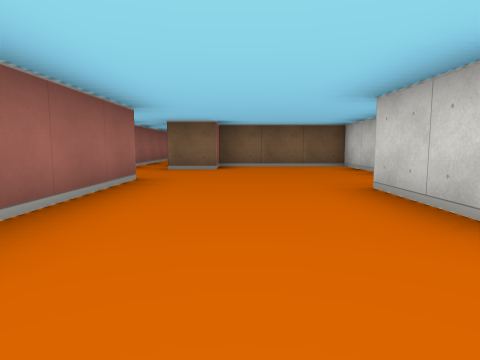
view 1 (above)

16 first-person views from a walk through a cub3D level. The camera is about half as high as the walls, tilts 6° down and sees 75° across. The floor is counted in squares. Each view is taken from the middle of a square. On the plan, view 1 faces up. The plan holds only what a view shows up to about 9 squares ahead; the rest is blank.

view 2
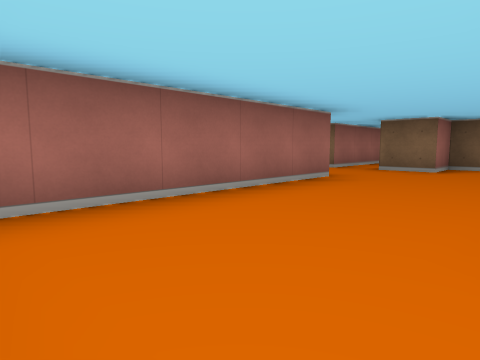

view 3
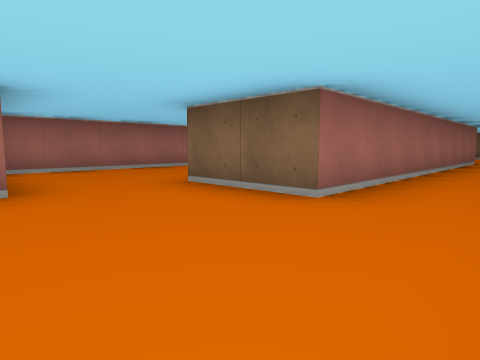

view 4
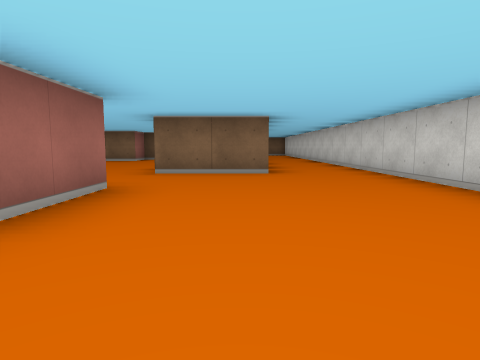

view 5
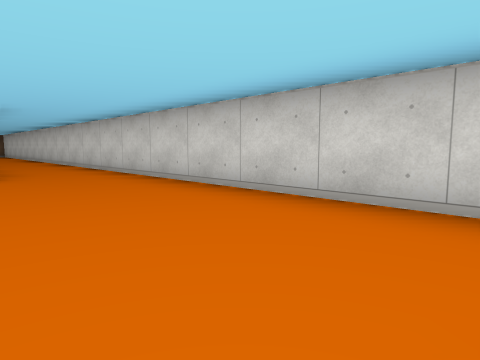

view 6
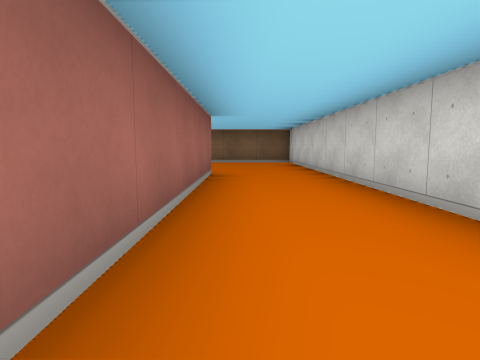

view 7
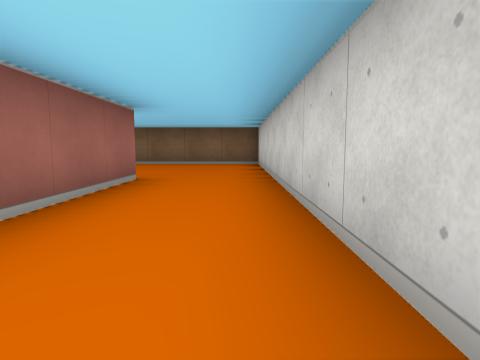

view 8
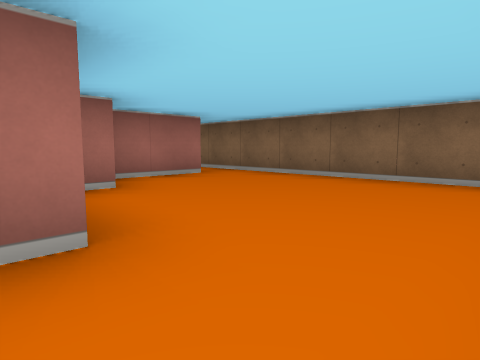

view 9
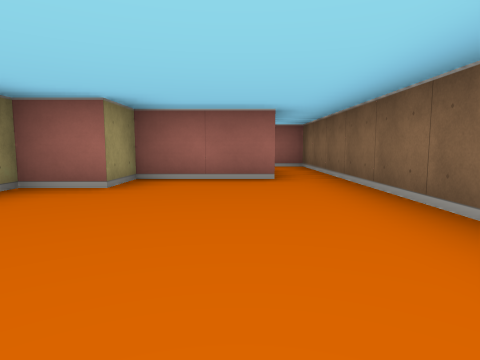

view 10
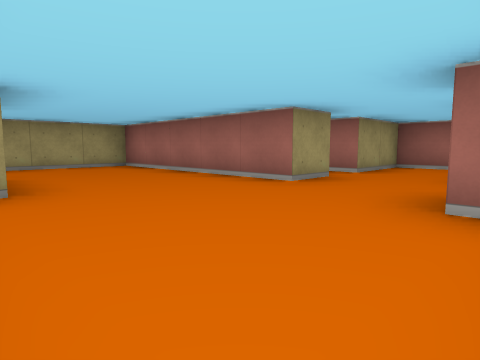

view 11
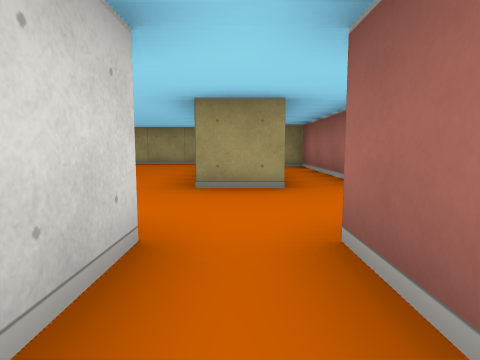

view 12
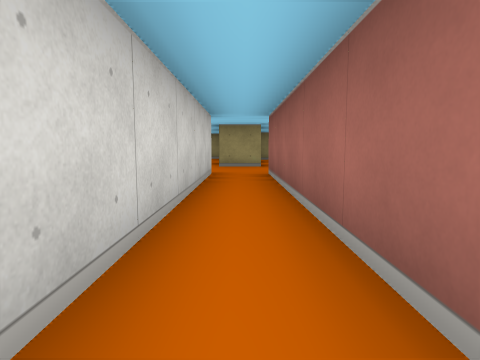

view 13
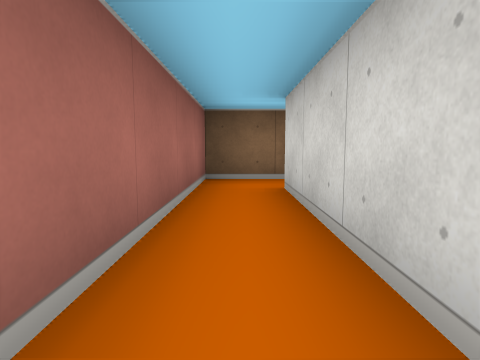

view 14
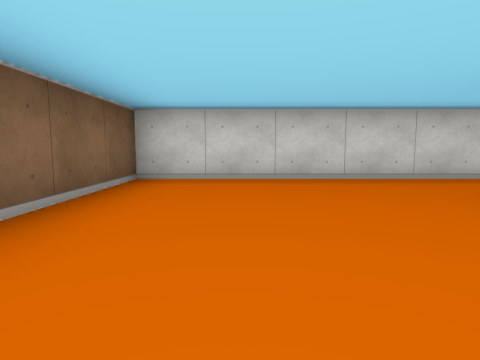

view 15
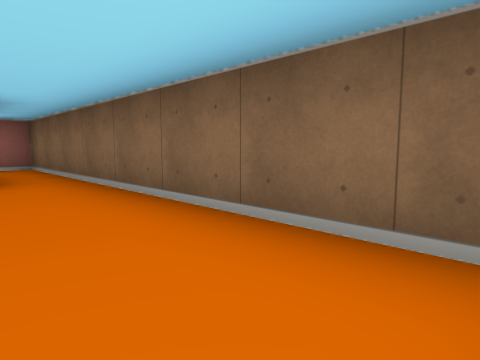

view 16
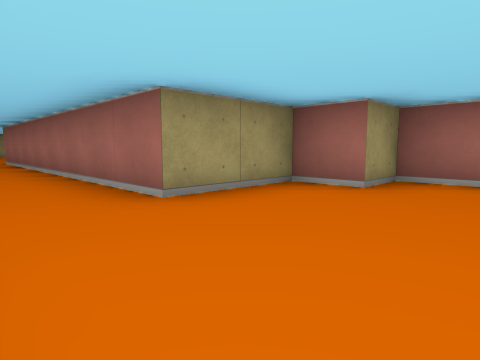

### Floor plan
Ten units are one square. View 1 is at (0, 0); x grows to the right and y downward. Boxes are objects, and circles mark ways between rooms. Rooms are numbered by the first view taken in them; rooms with no view inside come last. Other rooms are left out.
<svg viewBox="-50 -140 110 183">
<path fill="none" stroke="#000" d="M-26 -45 -15 -45 -15 5 10 5M-45 -45 -35 -45 -35 -5 -30 -5M25 -58 25 -75 -5 -75 -5 -65 -15 -65 -15 -125M15 -19 15 -35M-15 -135 -25 -135 -25 -65M15 4 15 21M55 38 55 -4M35 -15 15 -15M5 -125 5 -105 15 -105 15 -95 35 -95 35 -15M55 -4 55 -135 -15 -135"/>
<circle cx="10" cy="-5" r="3" fill="#2a7"/>
<circle cx="-5" cy="-130" r="3" fill="#2a7"/>
<circle cx="45" cy="-15" r="3" fill="#2a7"/>
<text x="-10" y="-50">1</text>
<text x="30" y="20">2</text>
<text x="40" y="-90">3</text>
</svg>
Room 1 opens to room 2. Room 1 opens to room 3. Room 2 opens to room 3.

Where each view was taken, in squares from view 1:
view 1: 0 up, 0 right, facing up
view 2: 0 up, 1 right, facing up-left
view 3: 1 down, 5 right, facing up-left
view 4: 4 down, 3 right, facing up
view 5: 4 down, 3 right, facing up-right
view 6: 4 up, 4 right, facing up
view 7: 5 up, 5 right, facing up
view 8: 9 up, 5 right, facing up-left
view 9: 12 up, 5 right, facing left
view 10: 7 up, 2 right, facing down-left
view 11: 8 up, 2 left, facing down
view 12: 12 up, 2 left, facing down
view 13: 9 up, 2 left, facing up
view 14: 12 up, 1 right, facing right
view 15: 12 up, 5 right, facing up-left
view 16: 12 up, 5 right, facing down-left
